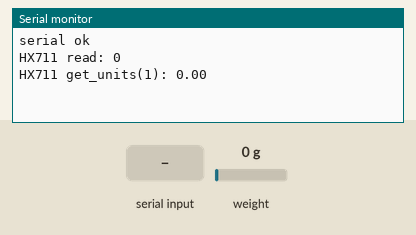
This sketch was run on a simulated Arduino Uno, built with avr-gcc and run on an emulated ATmega328P. Parts: the last lines printed to the serial monitor. Inputs (shaded band) come from the test bench; at power-on: weight on the scale 0 g.

Above: at 2.2 s.
2.3 s: weight on the scale set to 100 g
At 2.31 s:
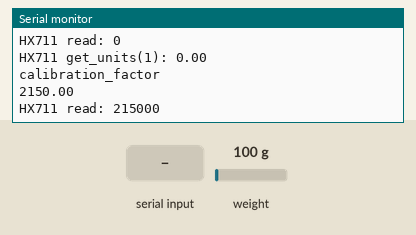
3.8 s: "+" received over Serial
5.3 s: "a" received over Serial
6.8 s: weight on the scale set to 1250 g
At 8.0 s:
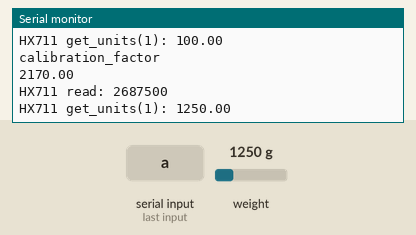
Timing chart, 0 to 9.3 s (numbered marks = the images above; inputs shaded):
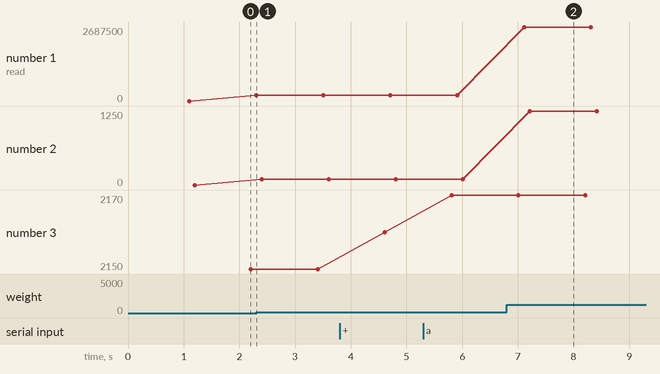

Measured:
- after the input at 2.3 s, the serial monitor: prints a new line at once (image 1)
- after the input at 6.8 s, the serial monitor: prints a new line after 0.31 s (image 2)
- plotted number 1: 0 → 215000 after the input at 2.3 s, 215000 → 2687500 after the input at 6.8 s
- plotted number 2: 0 → 100 after the input at 2.3 s, 100 → 1250 after the input at 6.8 s
- plotted number 3: 2150 → 2160 after the input at 3.8 s, 2160 → 2170 after the input at 5.3 s

The sketch:

IoT_WeMos_CloudMQTT_Weight_Ctrl_v00.ino
```cpp
#include <HX711.h>

#define DOUT 16
#define SCK 5

HX711 scale;

float calibration_factor = 2150;

void setup() {
  Serial.begin(115200);
  Serial.println("serial ok");
  scale.begin(DOUT, SCK);

  scale.set_scale(calibration_factor);// <- set here calibration factor!!!
  scale.tare();
}

void loop() {

  if (scale.is_ready()) {
    long reading = scale.read();
    Serial.print("HX711 read: ");
    Serial.println(reading);
    float weight = scale.get_units(1);
    Serial.print("HX711 get_units(1): ");
    Serial.println(String(weight, 2));
  } else {
    Serial.println("HX711 not found.");
  }
  delay(1000);

  if(Serial.available())
  {
    char temp = Serial.read();
    if(temp == '+' || temp == 'a')
      calibration_factor += 10;
    else if(temp == '-' || temp == 'z')
      calibration_factor -= 10;
  }
  Serial.println("calibration_factor");
  Serial.println(calibration_factor);

}
```
